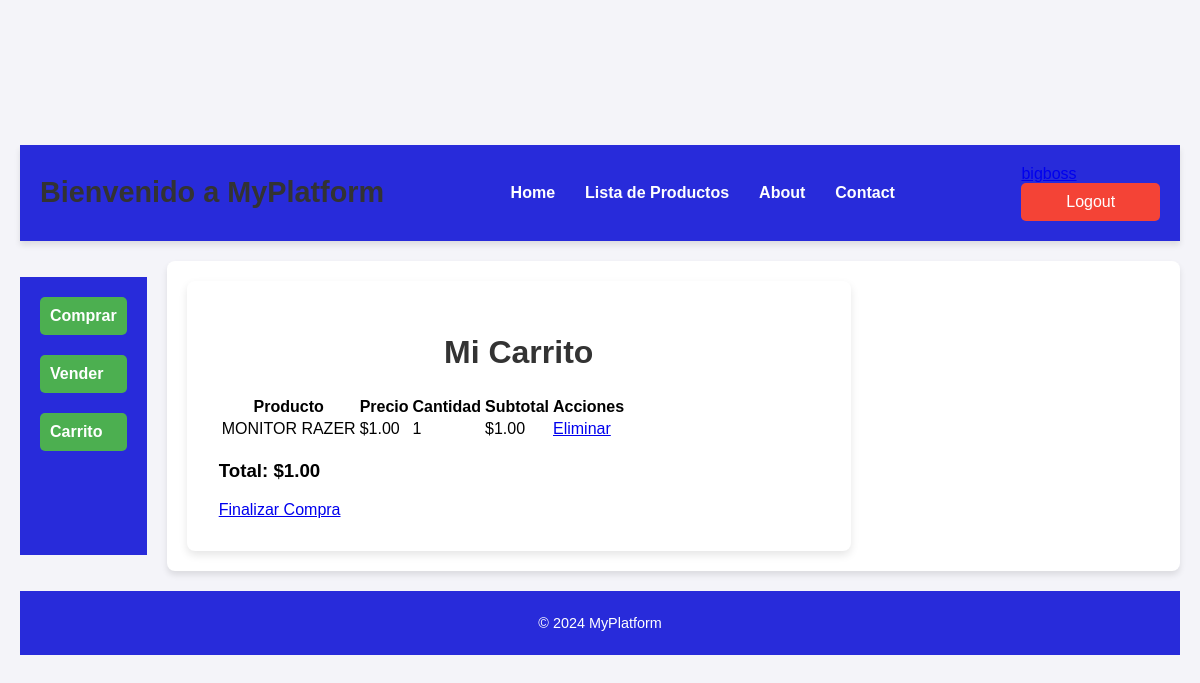
/products/cart/ (signed in), run on an earlier commit of the app's database.
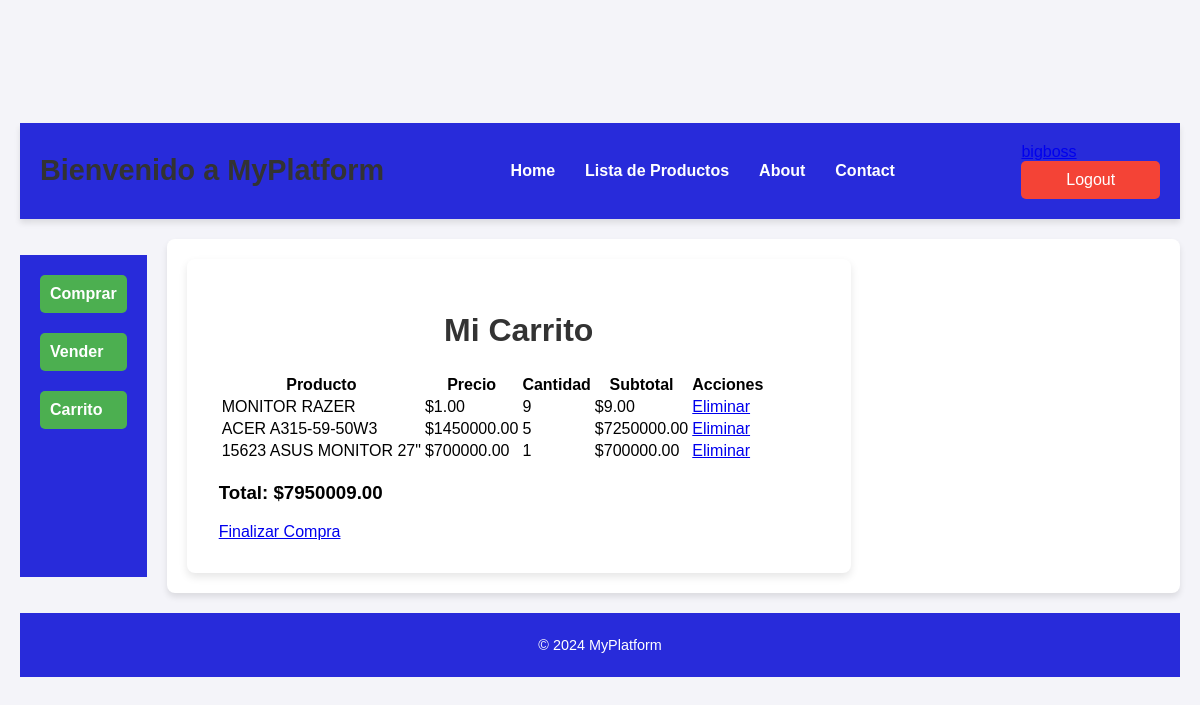
And on a later commit of the database.
### purchases/models.py (models this page shows, shortened)
class CartItem(models.Model):
    cart = models.ForeignKey(Cart, related_name='items', on_delete=models.CASCADE)
    product = models.ForeignKey(Product, on_delete=models.CASCADE)
    quantity = models.PositiveIntegerField(default=1)
    def total_price(self):
        return self.product.price * self.quantity

### products/models.py (models this page shows, shortened)
class Product(models.Model):
    id = models.BigAutoField(primary_key=True)
    name = models.CharField(max_length=255)
    description = models.TextField()
    price = models.DecimalField(max_digits=10, decimal_places=2)
    stock = models.IntegerField(default=0)  # Indica la cantidad en inventario
    category = models.ForeignKey('Category', on_delete=models.SET_NULL, null=True, blank=True)
    seller = models.ForeignKey(settings.AUTH_USER_MODEL, related_name='products_for_sale', on_delete=models.CASCADE)
    is_sold = models.BooleanField(default=False)  # Indica si el producto está vendido
    is_available = models.BooleanField(default=True)  # Nuevo campo para indicar disponibilidad
    @property
    def is_available(self):
        return self.stock > 0

### purchases/views.py (the view)
# urls.py: path('cart/', views.view_cart, name='view_cart'),
@login_required
def view_cart(request):
    try:
        cart = Cart.objects.get(user=request.user)
        cart_items = cart.items.all()  # Todos los elementos del carrito
        total = cart.total_price()  # Método en tu modelo Cart
    except Cart.DoesNotExist:
        cart_items = []
        total = 0
    return render(request, 'purchases/cart.html', {
        'cart_items': cart_items,
        'total': total,
    })

### purchases/models.py (called while the page is built)
    def total_price(self):
        total = sum(item.product.price * item.quantity for item in self.items.all())
        return total

### purchases/templates/purchases/cart.html
{% extends 'home.html' %}
{% block content %}
<div class="container">
    <h1>Mi Carrito</h1>
    {% if cart_items %}
        <table>
            <thead>
                <tr>
                    <th>Producto</th>
                    <th>Precio</th>
                    <th>Cantidad</th>
                    <th>Subtotal</th>
                    <th>Acciones</th>
                </tr>
            </thead>
            <tbody>
                {% for item in cart_items %}
                    <tr>
                        <td>{{ item.product.name }}</td>
                        <td>${{ item.product.price }}</td>
                        <td>{{ item.quantity }}</td>
                        <td>${{ item.total_price|floatformat:2 }}</td>
                        <td>
                            <a href="{% url 'remove_from_cart' item.id %}" class="btn-remove">Eliminar</a>
                        </td>
                    </tr>
                {% endfor %}
            </tbody>
        </table>
        <h3>Total: ${{ total|floatformat:2 }}</h3>
        <a href="{% url 'checkout' %}" class="btn-checkout">Finalizar Compra</a>
    {% else %}
        <p>No hay productos en el carrito.</p>
    {% endif %}
</div>
{% endblock %}

What changed in the data, as far as the page shows it:
changed CartItem "MONITOR RAZER": quantity "1" → "9"; total_price "1.00" → "9.00"
added CartItem: product.name "ACER A315-59-50W3", product.price "1450000.00", quantity "5", total_price "7250000.00"
added CartItem: product.name "15623 ASUS MONITOR 27\"", product.price "700000.00", quantity "1", total_price "700000.00"
Also different on the page:
{{ total|floatformat:2 }}: "1.00" → "7950009.00"
